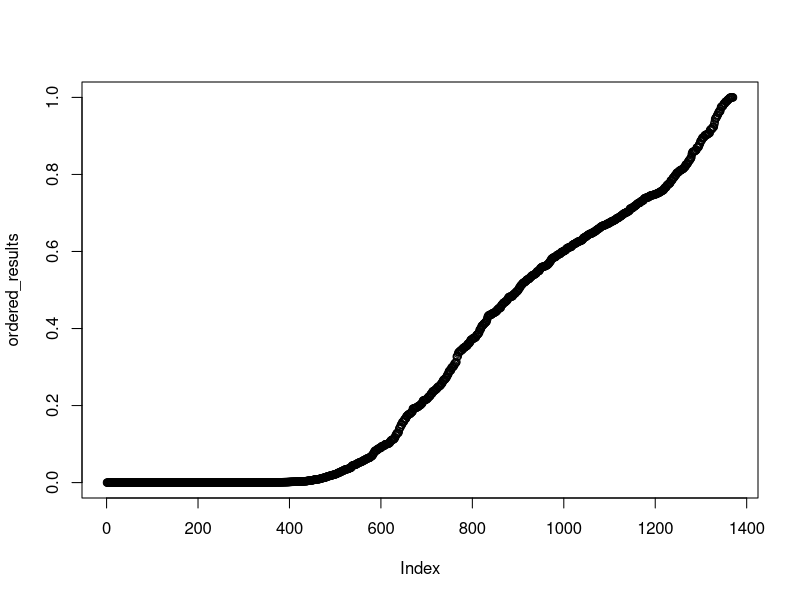

This chart was generated by the following R code:
## 0. Importing data
data <- read.csv2("data/spambase.csv")

## 1. Splitting data (from instructions)
n = dim(data)[1]
set.seed(12345)
id=sample(1:n, floor(n*0.5))
train=data[id,]
test=data[-id,]

## 2. Logistic regression to classify 
fit <- glm(Spam ~ . , data = train, family = binomial(link = "logit"))
summary(fit)
results <- predict(fit, newdata = test, type="response")
summary(results)
ordered_results <- results[order(results)]
plot(ordered_results)
View(train)
